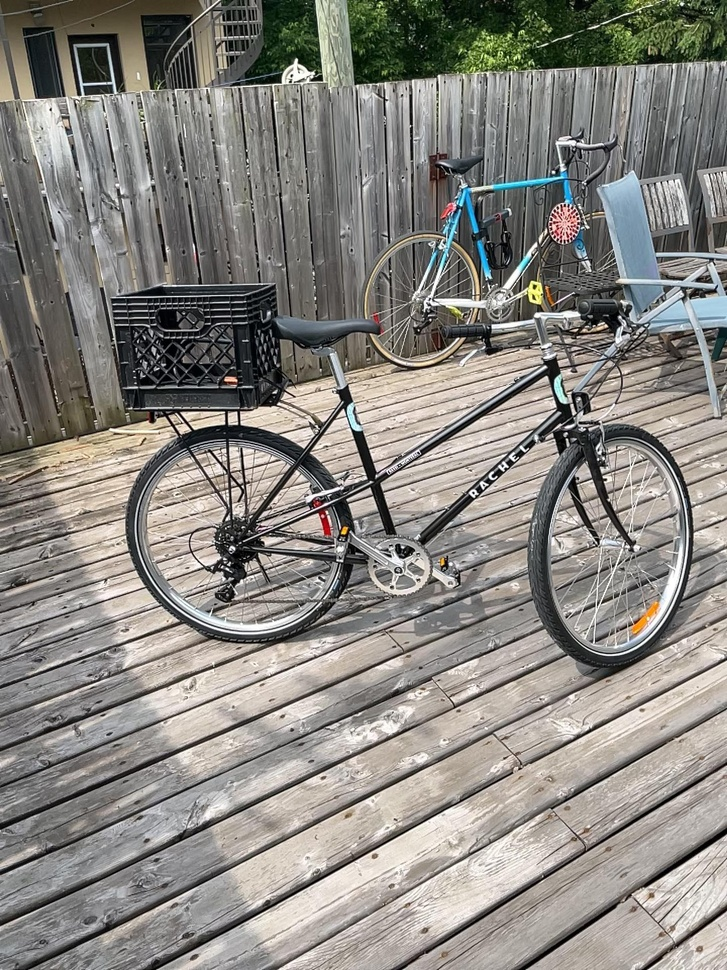
#> input picture 1.jpg, 727 x 970 px, shrunk from 1440 x 1920 before the run
$ python sfm.py
#> lines starting #> are read from the running program, lines starting #| are printed output that depends on the picture
import cv2
import numpy as np
import matplotlib.pyplot as plt

def feature_extract(images):
    '''
    Input: N images
    Output: Set of feature descriptors for each image
    '''
    print('Extracting features')
    read_images = []
    for i in range(len(images)):
        img = cv2.imread(images[i])
#> img is the input picture: shape (970, 727, 3); mean B, G, R 128.5, 134.1, 136.8
        read_images.append(img)
    assert len(read_images) >= 2, 'At least 2 images are needed'
    img1, img2 = read_images[0], read_images[1]
    gray1 = cv2.cvtColor(img1, cv2.COLOR_BGR2GRAY)
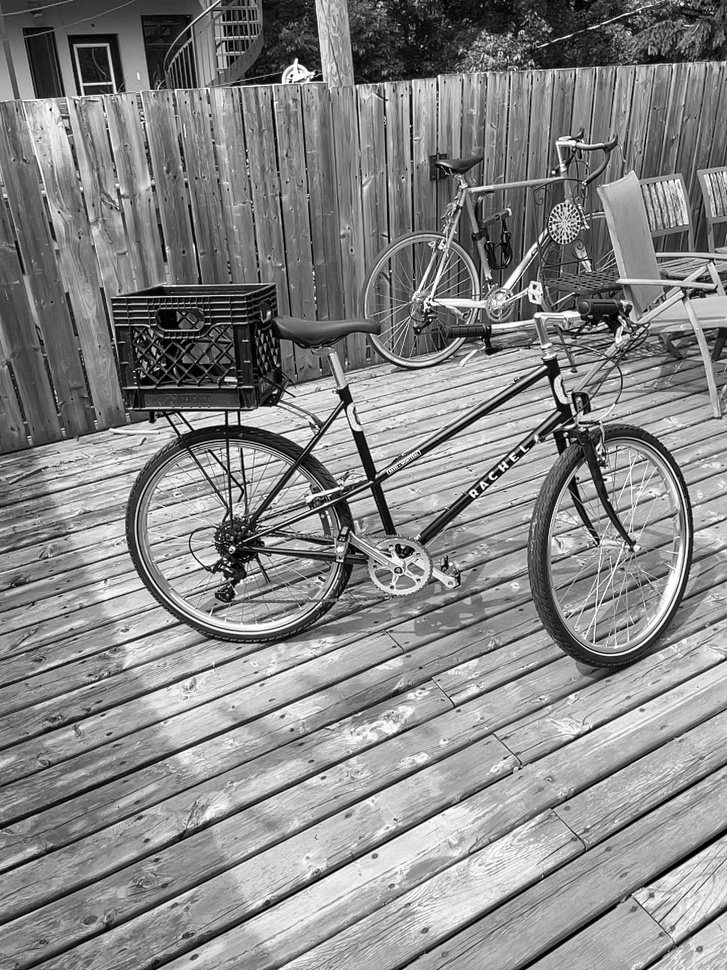
#> gray1: shape (970, 727); min 0, max 255, mean 134.3
    gray2 = cv2.cvtColor(img2, cv2.COLOR_BGR2GRAY)
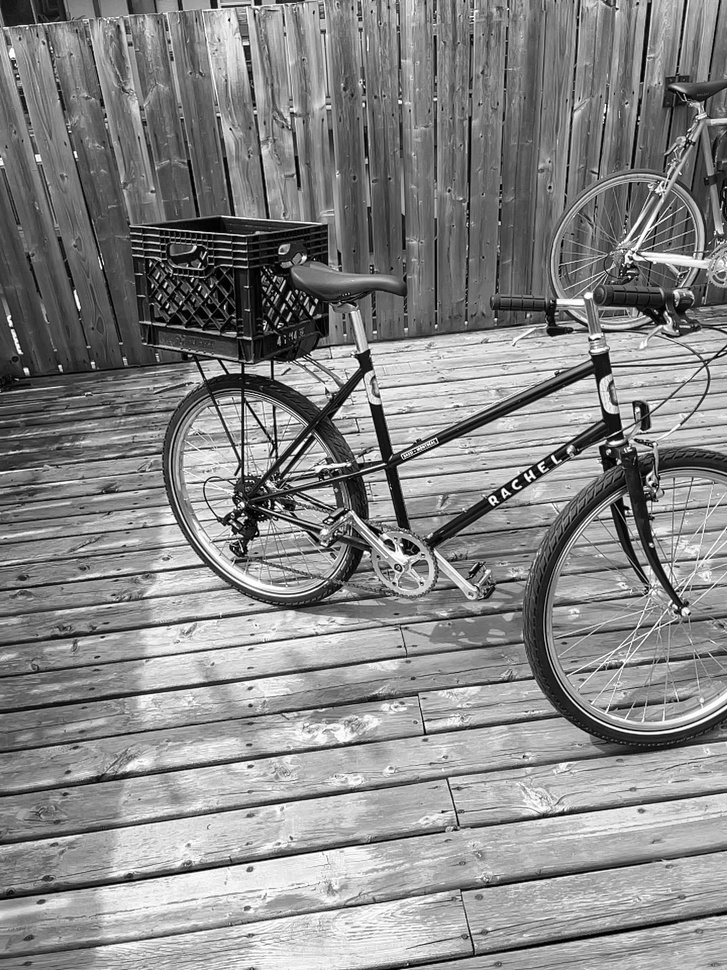
#> gray2: shape (970, 727); min 0, max 255, mean 134.6
    sift = cv2.SIFT_create()
    kp1, des1 = sift.detectAndCompute(gray1, None)
#> kp1 = 6503 keypoints; strongest (x, y, size): (553, 172, 2.2), (534, 287, 2.8), (620, 317, 2.1), (402, 547, 2)
    kp2, des2 = sift.detectAndCompute(gray2, None)
#> kp2 = 5967 keypoints; strongest (x, y, size): (26, 370, 3.6), (528, 475, 1.9), (553, 457, 2.6), (530, 472, 2.2)
    print('Extraction finished')
    return gray1, gray2, kp1, kp2, des1, des2

def feature_match(img1, img2, kp1, kp2, des1, des2):
    # FLANN parameters
    FLANN_INDEX_KDTREE = 1
    index_params = dict(algorithm=FLANN_INDEX_KDTREE, trees=5)
    search_params = dict(checks=50) # or pass empty dictionary
    flann = cv2.FlannBasedMatcher(index_params, search_params)
    matches = flann.knnMatch(des1, des2, k=2)
    # Need to draw only good matches, so create a mask
    matchesMask = [[0,0] for i in range(len(matches))]
    # ratio test as per Lowe's paper
    good_matches = []
    for i, (m, n) in enumerate(matches):
        if m.distance < 0.7 * n.distance:
            matchesMask[i]=[1,0]
            good_matches.append(m)
    draw_params = dict(matchColor = (0,255,0),
        singlePointColor = (255,0,0),
        matchesMask = matchesMask,
        flags = cv2.DrawMatchesFlags_DEFAULT)
    # breakpoint()
    img3 = cv2.drawMatchesKnn(img1, kp1, img2, kp2, matches, None, **draw_params)
    # plt.imshow(img3,)
    # plt.show()
    return good_matches


def estimate_essential_matrix(kp1, kp2, matches, camera_matrix):
    pts1 = np.int32([kp1[m.queryIdx].pt for m in matches])
    pts2 = np.int32([kp2[m.trainIdx].pt for m in matches])

    E, mask = cv2.findEssentialMat(pts1, pts2, camera_matrix, method=cv2.RANSAC, prob=0.999, threshold=1.0)
    matchesMask = mask.ravel().tolist()
    return E, matchesMask

def decompose_essential_matrix(E):
    # Perform SVD on the Essential matrix
    U, Sigma, Vt = np.linalg.svd(E)

    # Assume the camera moved forward
    W = np.array([[0, -1, 0],
                  [1, 0, 0],
                  [0, 0, 1]])

    # Two possible rotation matrices
    R1 = np.dot(np.dot(U, W), Vt)
    R2 = np.dot(np.dot(U, W.T), Vt)

    # Two possible translation vectors
    t1 = U[:, 2]
    t2 = -U[:, 2]

    # Return all four possible camera poses
    return [R1, t1], [R1, t2], [R2, t1], [R2, t2]

if __name__ == '__main__':
    image_list = ['1.jpg', '4.jpg']
    img1, img2, kp1, kp2, des1, des2 = feature_extract(images=image_list)
    matches = feature_match(img1, img2, kp1, kp2, des1, des2)
#> in feature_match, `matches = flann.knnMatch(des1, des2, k=2)`: matches = 6503 matches
#> in feature_match, `matchesMask = [[0,0] for i in range(len(matches))]`: matchesMask = 6503 pairs, first value 0 to 0, second value 0 to 0
#> after the loop in feature_match, `for i, (m, n) in enumerate(matches):`: good_matches = 581 matches; matchesMask = 6503 pairs, first value 0 to 1, second value 0 to 0
#> in feature_match, `draw_params = dict(matchColor = (0,255,0), singlePointColor = (255,0,0..`: draw_params = 4 items
#> in feature_match, `img3 = cv2.drawMatchesKnn(img1, kp1, img2, kp2, matches, None, **draw_..`:
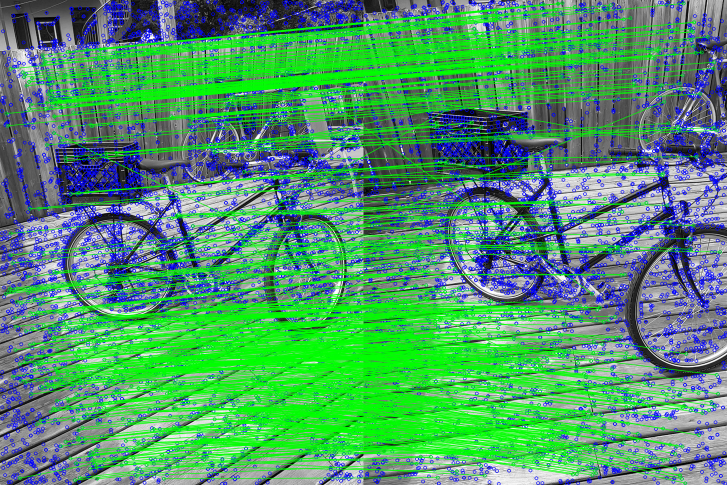
#> img3: shape (970, 1454, 3) (shown at 1/2 size); mean of channels 0, 1, 2 107.1, 151.2, 78.6; drawn as B, G, R
#> matches = 581 matches
    camera_matrix = np.array([[1121.39684524,   0,        970.50628997],
                              [   0,         1121.39684524,    0.01171924],
                              [   0,            0,            1       ]])
    essential_matrix, mask = estimate_essential_matrix(kp1, kp2, matches, camera_matrix)
#> in estimate_essential_matrix, `pts1 = np.int32([kp1[m.queryIdx].pt for m in matches])`: pts1 = 581 pairs, first value 11 to 704, second value 94 to 960
#> in estimate_essential_matrix, `pts2 = np.int32([kp2[m.trainIdx].pt for m in matches])`: pts2 = 581 pairs, first value 5 to 712, second value 5 to 965
#> in estimate_essential_matrix, `E, mask = cv2.findEssentialMat(pts1, pts2, camera_matrix, method=cv2.R..`: E = [[-0.218, -0.369, 0.311], [0.192, -0.197, 0.511], [-0.526, -0.273, -0.178]]; mask = 581 values, max 1 at index 0, min 0 at index 1, mean 0.649
#> in estimate_essential_matrix, `matchesMask = mask.ravel().tolist()`: matchesMask has the same summary as mask
#> essential_matrix has the same summary as E in estimate_essential_matrix
    poses = decompose_essential_matrix(essential_matrix)
#> in decompose_essential_matrix, `U, Sigma, Vt = np.linalg.svd(E)`: U = [[-0.363, -0.655, -0.663], [0.319, -0.756, 0.572], [-0.875, -0.00408, 0.484]]; Sigma = [0.707, 0.707, 1.17e-16]; Vt = [[0.85, 0.439, 0.292], [2.95e-16, 0.554, -0.833], [0.527, -0.707, -0.471]]
#> in decompose_essential_matrix, `R1 = np.dot(np.dot(U, W), Vt)`: R1 = [[-0.906, 0.383, -0.182], [-0.341, -0.913, -0.224], [0.251, 0.141, -0.958]]
#> in decompose_essential_matrix, `R2 = np.dot(np.dot(U, W.T), Vt)`: R2 = [[0.207, 0.555, 0.805], [0.944, 0.104, -0.314], [0.258, -0.825, 0.502]]
#> in decompose_essential_matrix, `t1 = U[:, 2]`: t1 = [-0.663, 0.572, 0.484]
#> in decompose_essential_matrix, `t2 = -U[:, 2]`: t2 = [0.663, -0.572, -0.484]
    breakpoint()
    print('Script finished')
